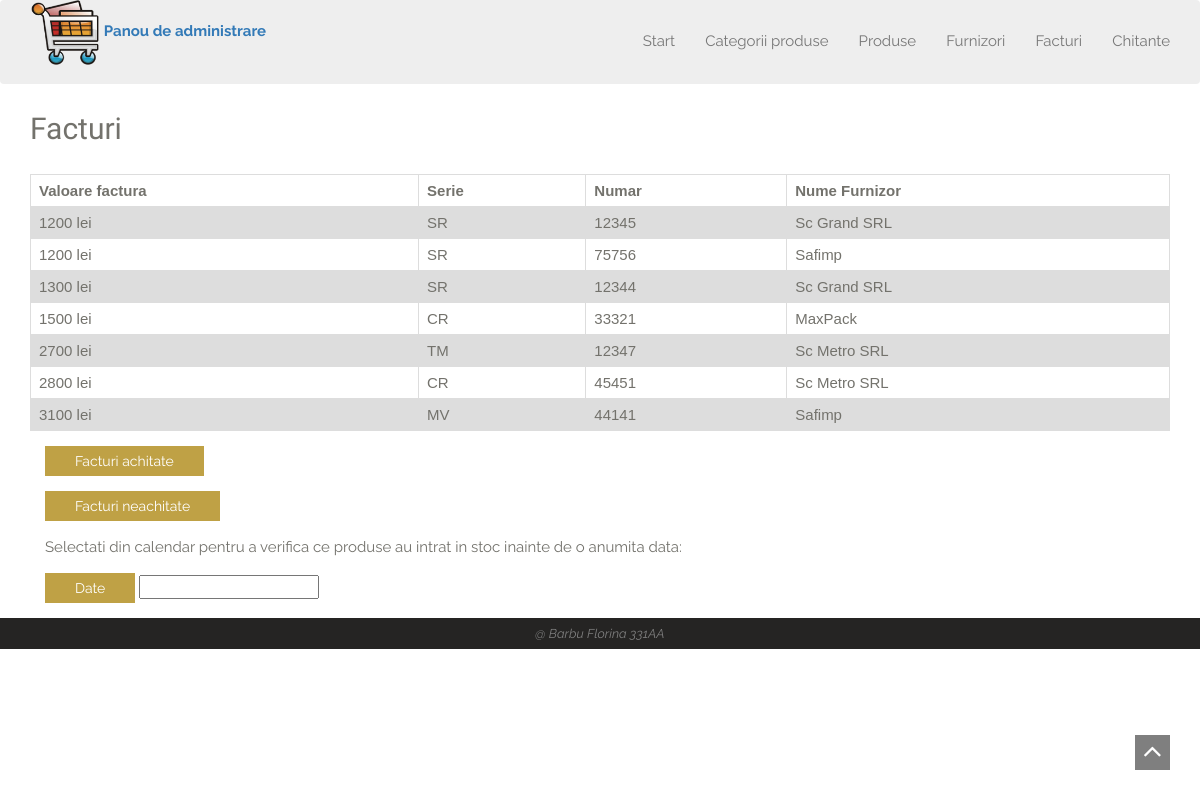
/facturi.php, run on the app's committed database.
### tables this page shows
CREATE TABLE `Factura` (
  `IDFactura` int(11) NOT NULL AUTO_INCREMENT,
  `Serie` char(5) NOT NULL,
  `Nr` int(11) NOT NULL,
  `Data` date NOT NULL,
  `Achitat` char(10) NOT NULL DEFAULT 'NU',
  `Valoare_neta` int(11) NOT NULL,
  `IDFurnizor` int(11) NOT NULL,
  PRIMARY KEY (`IDFactura`),
  KEY `FK_Factura_Furnizor` (`IDFurnizor`),
  CONSTRAINT `FK_Factura_Furnizor` FOREIGN KEY (`IDFurnizor`) REFERENCES `Furnizor` (`IDFurnizor`) ON DELETE NO ACTION ON UPDATE NO ACTION
);

CREATE TABLE `Furnizor` (
  `IDFurnizor` int(11) NOT NULL AUTO_INCREMENT,
  `Nume` varchar(50) NOT NULL,
  `Cod_fiscal` char(10) NOT NULL,
  `Adresa` varchar(50) NOT NULL,
  `Telefon` char(10) NOT NULL,
  `IBAN` char(24) NOT NULL,
  `Banca` char(10) NOT NULL,
  PRIMARY KEY (`IDFurnizor`)
);

### facturi.php (the view, shortened to what this page needs)
<?php include 'header.php';?>
<div class="container">
<h1 class="title">Facturi</h1>
<?php
$username = "root";
$password = "";
$servername = "127.0.0.1";
$dbname   = "Supermarket";
$conn = new mysqli($servername, $username, $password, $dbname);;
$sql = "SELECT F.Valoare_neta AS Val, F.Serie AS S, F.Nr AS Nr, FR.Nume AS Nume
		FROM Factura AS F, Furnizor AS FR
		WHERE F.IDFurnizor = FR.IDFurnizor
		ORDER BY F.Valoare_neta";
$result = $conn->query($sql);
echo '<table>
  <tr>
    <th>Valoare factura</th>
    <th>Serie </th>
    <th>Numar</th>
    <th>Nume Furnizor </th>
  </tr>';
if ($result->num_rows > 0) {
    while($row = $result->fetch_assoc()) {
       echo '<tr>';
       echo '<td>' . $row["Val"] . ' lei </td>';
       echo '<td>' . $row["S"] . '</td>';
       echo '<td>' . $row["Nr"] . '</td>';
       echo '<td>' . $row["Nume"] . '</td>';
       echo '</tr>';
    }
   echo '</table>';
}
?>
  <div class="col-sm-12 wowload fadeInUp">
  	<div class="rooms">
  	  <form method="POST" action="<?php echo $_SERVER['PHP_SELF'] ?>">
  		<input type="submit" value="Facturi achitate" id="achitat" name="achitat"  class="btn btn-default">
  		<input type="submit" value="Facturi neachitate" id="neachitat" name="neachitat"  class="btn btn-default">
  		</form>
  		</div>
  	</div>
  <div class="col-sm-12 wowload fadeInUp">
  	<div class="rooms">
  	<p> Selectati din calendar pentru a verifica ce produse au intrat in stoc inainte de o anumita data:</p>
  		<form method="POST" action="<?php echo $_SERVER['PHP_SELF'] ?>">
		    <input type="submit" value="Date" id="date" name="date" class="btn btn-default"/>
		    <input type="" id="datepicker" name = "data"/>
		</form>
	</div>
</div>
</div>
<?php include 'footer.php';?>

### assets/style.css (style rules this page uses)
body { background-color: #fff;font-family: 'Raleway', sans-serif;font-size: 15px;line-height: 15px; color: #73726C; }
.btn,a,a:hover { text-decoration: none;-webkit-transition: all 0.3s ease-in-out;-moz-transition: all 0.3s ease-in-out;-ms-transition: all 0.3s ease-in-out;-o-transition: all 0.3s ease-in-out;transition: all 0.3s ease-in-out;outline:0 ; }
h1,h2,h3,h4,h5,h6 { font-family:'Old Standard TT', serif;line-height: 1em;margin: 0; }
h1 { font-size: 5em; }
h1.title,h2 { font-size: 2em;line-height: 3em; }
p { margin-bottom: 1em;line-height: 1.5em; }
table { font-family: arial, sans-serif; border-collapse: collapse; width: 100%; }
td, th { border: 1px solid #dddddd; text-align: left; padding: 8px; }
tr:nth-child(even) { background-color: #dddddd; }
.btn { border:none !important;border-radius: 0;padding: 5px 30px; }
.btn-default { background:#bfa145;box-shadow: none !important;color: #fff; }
.rooms { margin-bottom: 1em; }

### data on the page
factura: Valoare_neta "1200", Serie "SR", Nr "12345", IDFurnizor.Nume "Sc Grand SRL"
factura: Valoare_neta "1200", Serie "SR", Nr "75756", IDFurnizor.Nume "Safimp"
factura: Valoare_neta "1300", Serie "SR", Nr "12344", IDFurnizor.Nume "Sc Grand SRL"
factura: Valoare_neta "1500", Serie "CR", Nr "33321", IDFurnizor.Nume "MaxPack"
factura: Valoare_neta "2700", Serie "TM", Nr "12347", IDFurnizor.Nume "Sc Metro SRL"
factura: Valoare_neta "2800", Serie "CR", Nr "45451", IDFurnizor.Nume "Sc Metro SRL"
factura: Valoare_neta "3100", Serie "MV", Nr "44141", IDFurnizor.Nume "Safimp"
